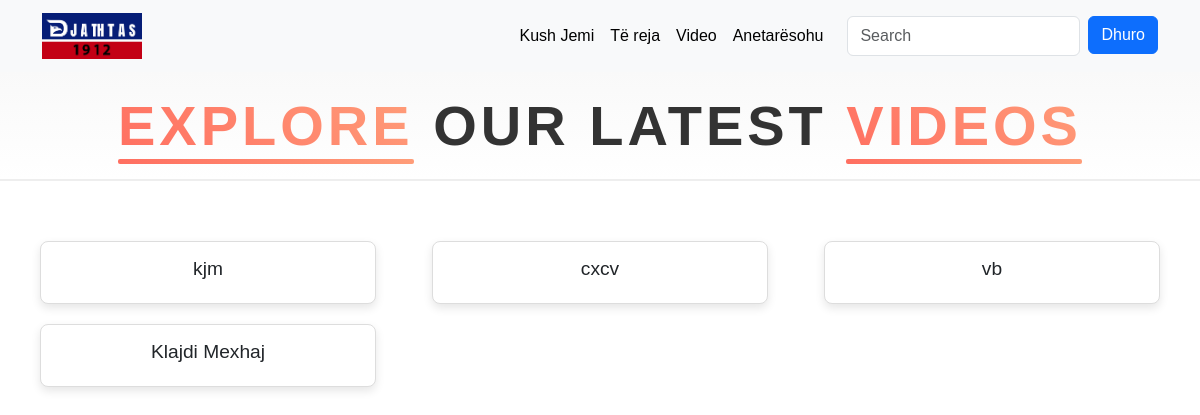
The app's page /video/, older data.
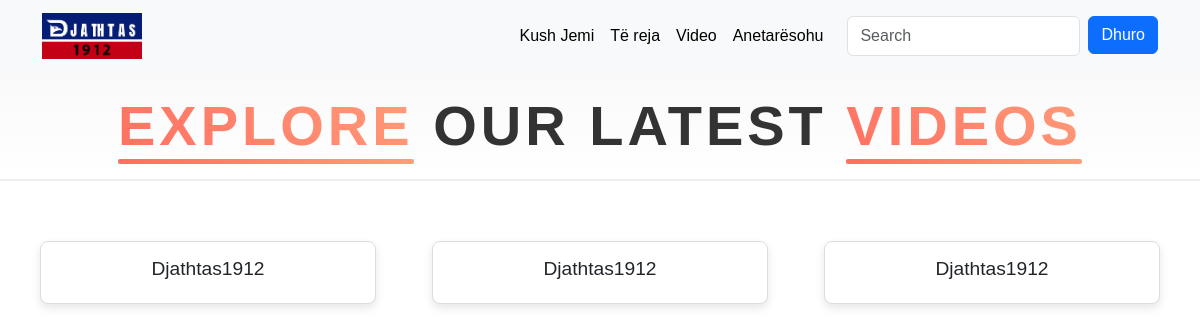
The same page, newer data.
### djathtasApp/models.py (models this page shows, shortened)
class Video(models.Model):
    name = models.CharField(max_length=50)
    url = EmbedVideoField( blank=True,null=True)
    published_at = models.DateTimeField(default=timezone.now)
    class Meta:
        ordering = ['-published_at']

### djathtasApp/views.py (the view)
# urls.py: path("video/",views.video,name="video"),
def video(request):
    video_upload = Video.objects.all()
    context = {"video_upload": video_upload}
    return render(request, "video.html", context)

### djathtasApp/templates/video.html (shortened to what this page needs)
<!DOCTYPE html>
{% extends "base/index.html" %}
{% load static %}
{% load embed_video_tags %}
{% block content %}
<div class="title-section">
    <h1 class="page-title">
        <span class="text-highlight">Explore</span> Our Latest <span class="text-highlight">Videos</span>
    </h1>
</div>
<div class="video-section">
    <div class="video-container">
        {% for video in video_upload %}
            <div class="video-card">
                <h3>{{ video.name }}</h3>
            </div>
        {% endfor %}
    </div>
</div>
{% endblock %}

### djathtasApp/templates/base/index.html (shortened to what this page needs)
<!DOCTYPE html>
{% load static %}
<html lang="en">
<head>
  <link rel="stylesheet" href="{% static 'css/style.css' %}">
  <link href="https://cdn.jsdelivr.net/npm/bootstrap@5.3.0/dist/css/bootstrap.min.css" rel="stylesheet">
  <link rel="stylesheet" href="https://cdnjs.cloudflare.com/ajax/libs/font-awesome/6.6.0/css/all.min.css">
</head>
<body>
    {% include 'base/navbar.html' %}
    {% block content %}
    {% endblock content %}
</body>
</html>

### djathtasApp/templates/base/navbar.html (shortened to what this page needs)
{% load static %}
<nav class="navbar navbar-expand-lg bg-body-tertiary">
    <div class="container">
      <a class="navbar-brand"  href="{% url 'home' %}"><img src="{% static 'img/logo_site_final.jpg' %}" alt=""></a>
      <div class="collapse navbar-collapse justify-content-end" id="navbarSupportedContent">
        <ul class="navbar-nav mb-2 mb-lg-0">
              <li class="nav-item">
                <a class="nav-link active" aria-current="page" href="{% url 'aboutus' %}">Kush Jemi</a>
              </li>
              <li class="nav-item">
                <a class="nav-link active" aria-current="page" href="#">Të reja</a>
              </li>
          <li class="nav-item">
            <a class="nav-link active" aria-current="page" href="{% url 'video' %}">Video</a>
          </li>
          <li class="nav-item">
            <a class="nav-link active" aria-current="page" href="{% url 'anetarsimi' %}">Anetarësohu</a>
          </li>
          <form class="d-flex ms-3" role="search">
          <input class="form-control me-2" type="search" placeholder="Search" aria-label="Search">
        </form>
          <li class="nav-item">
           <a href="#"> <button type="button" class="btn btn-primary">Dhuro</button></a>
          </li>
        </ul>
      </div>
    </div>
  </nav>

### djathtasApp/static/css/style.css (style rules this page uses)
.navbar-brand img { width: 100px; }
* { margin: 0; padding: 0; box-sizing: border-box; font-family: Arial, sans-serif; }
.title-section { text-align: center; margin-bottom: 40px; padding: 20px; background: linear-gradient(to bottom, #f9f9f9, #fff); border-bottom: 2px solid #eee; animation: fadeInTitle 2s ease-out; }
.page-title { font-size: 3.5em; font-weight: 700; margin: 0; text-transform: uppercase; position: relative; display: inline-block; letter-spacing: 4px; color: #333; }
.page-title .text-highlight { display: inline-block; background: linear-gradient(45deg, #ff6f61, #ff856d, #ff9d79); background-clip: text; -webkit-background-clip: text; -moz-background-clip: text; -o-background-clip: text; -ms-background-clip: text; -webkit-text-fill-color: transparent; color: transparent; animation: colorShift 4s ease infinite; position: relative; }
.page-title .text-highlight::after { content: ''; position: absolute; left: 0; bottom: -5px; width: 100%; height: 5px; background: linear-gradient(90deg, #ff6f61, #ff856d, #ff9d79); border-radius: 2px; animation: underlineSlide 3s ease-in-out infinite; }
.video-section { margin: 20px; padding: 20px; }
.video-container { display: flex; flex-wrap: wrap; justify-content: space-between; gap: 20px; }
.video-card { background-color: #fff; border: 1px solid #ddd; border-radius: 8px; overflow: hidden; width: 30%; box-shadow: 0 4px 10px rgba(0, 0, 0, 0.1); transition: transform 0.3s ease, box-shadow 0.3s ease; }
.video-card h3 { padding: 15px; font-size: 1.2em; text-align: center; }

Row changes from the older to the newer data that the page shows:
removed Video: name "kjm"
removed Video: name "cxcv"
removed Video: name "vb"
removed Video: name "Klajdi Mexhaj"
added Video: name "Djathtas1912"
added Video: name "Djathtas1912"
added Video: name "Djathtas1912"
